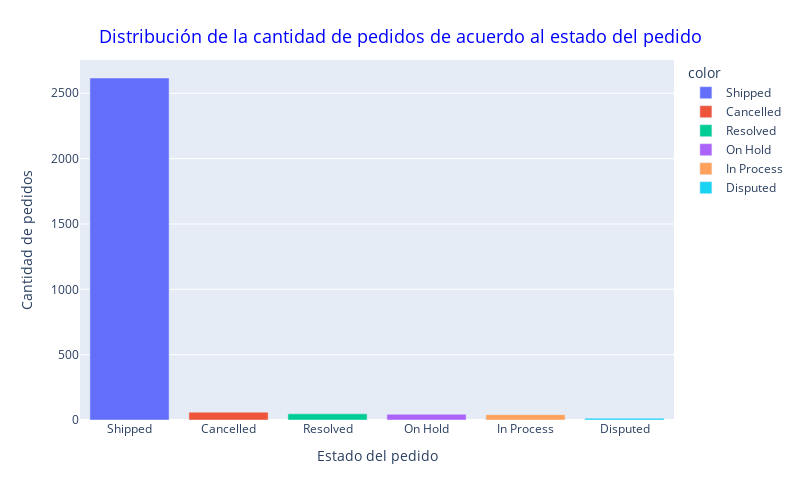

Notebook source saved alongside this figure:
### Markdown cell above
**Distribución de la cantidad de pedidos de acuerdo al estado del pedido**

### Code cell
# barplot_visualization('STATUS')
barplot_visualization('STATUS', 'Distribución de la cantidad de pedidos de acuerdo al estado del pedido','Estado del pedido','Cantidad de pedidos')

### Figure 1 — Plotly figure (JSON) as saved in the notebook; plotly's stock layout.template omitted (floating-point values rounded to 4 significant figures)
{"data": [{"alignmentgroup": "True", "hovertemplate": "color=Shipped<br>Estado del pedido=%{x}<br>Cantidad de pedidos=%{y}<extra></extra>", "legendgroup": "Shipped", "marker": {"color": "#636efa", "pattern": {"shape": ""}}, "name": "Shipped", "offsetgroup": "Shipped", "orientation": "v", "showlegend": true, "textposition": "auto", "type": "bar", "x": ["Shipped"], "xaxis": "x", "y": [2617], "yaxis": "y"}, {"alignmentgroup": "True", "hovertemplate": "color=Cancelled<br>Estado del pedido=%{x}<br>Cantidad de pedidos=%{y}<extra></extra>", "legendgroup": "Cancelled", "marker": {"color": "#EF553B", "pattern": {"shape": ""}}, "name": "Cancelled", "offsetgroup": "Cancelled", "orientation": "v", "showlegend": true, "textposition": "auto", "type": "bar", "x": ["Cancelled"], "xaxis": "x", "y": [60], "yaxis": "y"}, {"alignmentgroup": "True", "hovertemplate": "color=Resolved<br>Estado del pedido=%{x}<br>Cantidad de pedidos=%{y}<extra></extra>", "legendgroup": "Resolved", "marker": {"color": "#00cc96", "pattern": {"shape": ""}}, "name": "Resolved", "offsetgroup": "Resolved", "orientation": "v", "showlegend": true, "textposition": "auto", "type": "bar", "x": ["Resolved"], "xaxis": "x", "y": [47], "yaxis": "y"}, {"alignmentgroup": "True", "hovertemplate": "color=On Hold<br>Estado del pedido=%{x}<br>Cantidad de pedidos=%{y}<extra></extra>", "legendgroup": "On Hold", "marker": {"color": "#ab63fa", "pattern": {"shape": ""}}, "name": "On Hold", "offsetgroup": "On Hold", "orientation": "v", "showlegend": true, "textposition": "auto", "type": "bar", "x": ["On Hold"], "xaxis": "x", "y": [44], "yaxis": "y"}, {"alignmentgroup": "True", "hovertemplate": "color=In Process<br>Estado del pedido=%{x}<br>Cantidad de pedidos=%{y}<extra></extra>", "legendgroup": "In Process", "marker": {"color": "#FFA15A", "pattern": {"shape": ""}}, "name": "In Process", "offsetgroup": "In Process", "orientation": "v", "showlegend": true, "textposition": "auto", "type": "bar", "x": ["In Process"], "xaxis": "x", "y": [41], "yaxis": "y"}, {"alignmentgroup": "True", "hovertemplate": "color=Disputed<br>Estado del pedido=%{x}<br>Cantidad de pedidos=%{y}<extra></extra>", "legendgroup": "Disputed", "marker": {"color": "#19d3f3", "pattern": {"shape": ""}}, "name": "Disputed", "offsetgroup": "Disputed", "orientation": "v", "showlegend": true, "textposition": "auto", "type": "bar", "x": ["Disputed"], "xaxis": "x", "y": [14], "yaxis": "y"}], "layout": {"barmode": "relative", "height": 500, "legend": {"title": {"text": "color"}, "tracegroupgap": 0}, "margin": {"t": 60}, "title": {"font": {"color": "blue", "size": 18}, "text": "Distribución de la cantidad de pedidos de acuerdo al estado del pedido", "x": 0.5, "xanchor": "center", "yanchor": "top"}, "width": 800, "xaxis": {"anchor": "y", "domain": [0, 1], "title": {"text": "Estado del pedido"}}, "yaxis": {"anchor": "x", "domain": [0, 1], "title": {"text": "Cantidad de pedidos"}}}}
